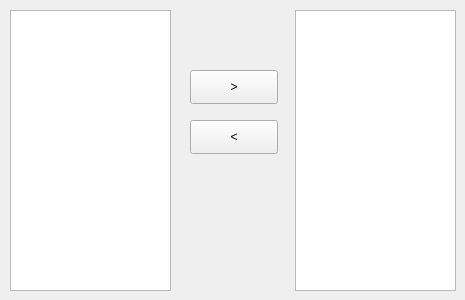
<?xml version="1.0" encoding="UTF-8"?>
<ui version="4.0">
 <class>TreeAndList</class>
 <widget class="QWidget" name="TreeAndList">
  <property name="geometry">
   <rect>
    <x>0</x>
    <y>0</y>
    <width>465</width>
    <height>300</height>
   </rect>
  </property>
  <property name="windowTitle">
   <string>Form</string>
  </property>
  <widget class="QTreeView" name="treeView">
   <property name="geometry">
    <rect>
     <x>10</x>
     <y>10</y>
     <width>161</width>
     <height>281</height>
    </rect>
   </property>
  </widget>
  <widget class="QListView" name="listView">
   <property name="geometry">
    <rect>
     <x>295</x>
     <y>10</y>
     <width>161</width>
     <height>281</height>
    </rect>
   </property>
  </widget>
  <widget class="QPushButton" name="addButton">
   <property name="geometry">
    <rect>
     <x>190</x>
     <y>70</y>
     <width>88</width>
     <height>34</height>
    </rect>
   </property>
   <property name="text">
    <string>&gt;</string>
   </property>
  </widget>
  <widget class="QPushButton" name="removeButton">
   <property name="geometry">
    <rect>
     <x>190</x>
     <y>120</y>
     <width>88</width>
     <height>34</height>
    </rect>
   </property>
   <property name="text">
    <string>&lt;</string>
   </property>
  </widget>
 </widget>
 <resources/>
 <connections/>
</ui>
